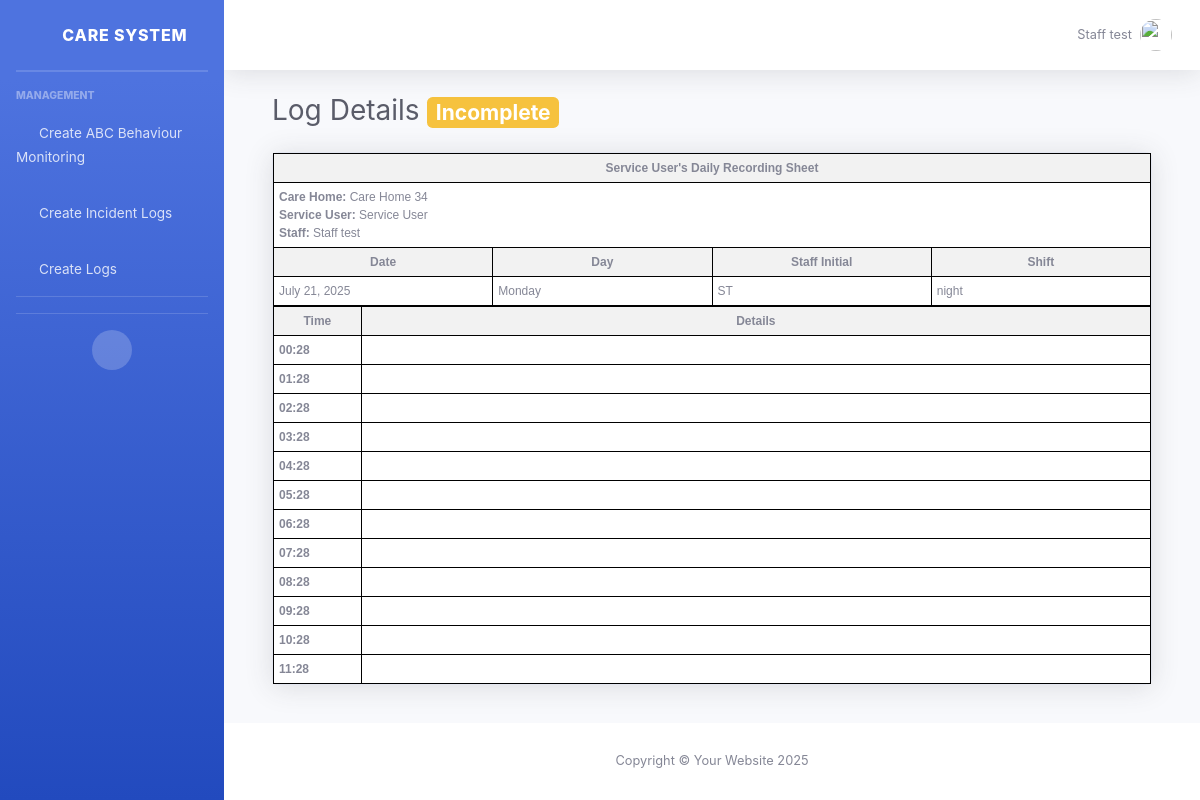
The app's page /log/35/ (signed in) with its own data.
### core/models.py (models this page shows, shortened)
class CustomUser(AbstractBaseUser, PermissionsMixin):
    STAFF = 'staff'
    TEAM_LEAD = 'team_lead'
    Manager = 'manager'
    ROLE_CHOICES = [
        (Manager, 'Manager'),
        (STAFF, 'Staff'),
        (TEAM_LEAD, 'Team Lead'),
    ]
    image = models.ImageField(upload_to='staff/', blank=True, null=True)
    phone = models.CharField(max_length=20, blank=True, null=True)
    address = models.TextField(blank=True, null=True)
    additional_info = models.TextField(blank=True, null=True)
    role = models.CharField(max_length=20, choices=ROLE_CHOICES, default=STAFF)
    carehome = models.ForeignKey('CareHome', on_delete=models.SET_NULL, null=True, blank=True)
    last_active = models.DateTimeField(null=True, blank=True)
    email = models.EmailField(unique=True)
    first_name = models.CharField(max_length=30, blank=True)
    last_name = models.CharField(max_length=150, blank=True)
    is_staff = models.BooleanField(default=False)
    is_active = models.BooleanField(default=True)
    date_joined = models.DateTimeField(default=timezone.now)
    USERNAME_FIELD = 'email'
    REQUIRED_FIELDS = ['first_name', 'last_name']
    objects = CustomUserManager()
    def get_full_name(self):
        full_name = f"{self.first_name} {self.last_name}".strip()
        return full_name if full_name else self.email
    class Meta:
        verbose_name = 'User'
        verbose_name_plural = 'Users'

class LatestLogEntry(models.Model):
    STATUS_CHOICES = [
        ('incomplete', 'Incomplete'),
        ('locked', 'Locked')
    ]
    SHIFT_CHOICES = [
        ('morning', 'Morning'),
        ('afternoon', 'Afternoon'),
        ('night', 'Night'),
    ]
    user = models.ForeignKey(
        settings.AUTH_USER_MODEL,
        on_delete=models.CASCADE,
        related_name='latest_log_entries'
    )
    carehome = models.ForeignKey(
        'CareHome',
        on_delete=models.CASCADE,
        related_name='latest_log_entries'
    )
    service_user = models.ForeignKey(
        'ServiceUser',
        on_delete=models.CASCADE,
        related_name='latest_log_entries'
    )
    shift = models.CharField(
        max_length=50,
        choices=SHIFT_CHOICES
    )
    date = models.DateField(auto_now_add=True)
    staff_name = models.CharField(max_length=100, blank=True)
    day_of_week = models.CharField(max_length=10, blank=True)
    status = models.CharField(
        max_length=20,
        choices=STATUS_CHOICES,
        default='incomplete'
    )
    log_pdf = models.FileField(
        upload_to='log_pdfs/',
        blank=True,
        null=True
    )
    created_at = models.DateTimeField(auto_now_add=True)
    updated_at = models.DateTimeField(auto_now=True)
    @property
    def staff_initials(self):
        if not hasattr(self.user, 'first_name'):
            return self.user.username[0].upper()  # fallback to username
        first_initial = self.user.first_name[0].upper() if self.user.first_name else ''
        last_initial = self.user.last_name[0].upper() if self.user.last_name else ''
        if first_initial and last_initial:
            return f"{first_initial}{last_initial}"
        if first_initial or last_initial:
            return first_initial or last_initial
        return self.user.username[0].upper()
    class Meta:
        unique_together = ['user', 'service_user', 'date', 'shift']
        verbose_name_plural = "Latest Log Entries"
        ordering = ['-date', '-created_at']
        indexes = [
            models.Index(fields=['user', 'date']),
            models.Index(fields=['carehome', 'date']),
            models.Index(fields=['service_user', 'date']),
        ]

class CareHome(models.Model):
    name = models.CharField(max_length=100)
    postcode = models.CharField(
        max_length=10,
        validators=[
            RegexValidator(
                regex=r'^[A-Za-z]{1,2}[0-9][A-Za-z0-9]? ?[0-9][A-Za-z]{2}$',
                message='Enter a valid UK postcode'
            )
        ]
    )
    details = models.TextField(blank=True, null=True)
    picture = models.ImageField(upload_to='carehomes/', blank=True, null=True)
    morning_shift_start = models.TimeField(null=True, blank=True)
    morning_shift_end = models.TimeField(null=True, blank=True)
    night_shift_start = models.TimeField(null=True, blank=True)
    night_shift_end = models.TimeField(null=True, blank=True)
    created_at = models.DateTimeField(auto_now_add=True)
    updated_at = models.DateTimeField(auto_now=True)
    managers = models.ManyToManyField(
        settings.AUTH_USER_MODEL,
        related_name='managed_carehomes',
        limit_choices_to={'role__in': ['manager', 'team_lead']},
        blank=True
    )
    def __str__(self):
        return self.name

class ServiceUser(models.Model):
    carehome = models.ForeignKey(CareHome, on_delete=models.CASCADE,related_name='service_users')
    image = models.ImageField(upload_to='service_users/', blank=True, null=True)
    first_name = models.CharField(max_length=100)
    last_name = models.CharField(max_length=100)
    phone = models.CharField(
        max_length=20,
        validators=[
            RegexValidator(
                regex=r'^(\+44\s?7\d{3}|\(?07\d{3}\)?)\s?\d{3}\s?\d{3}$',
                message='Enter a valid UK phone number'
            )
        ]
    )
    email = models.EmailField(blank=True, null=True)
    emergency_contact = models.CharField(max_length=20)
    address = models.TextField()
    notes = models.TextField(blank=True, null=True)
    created_at = models.DateTimeField(auto_now_add=True)
    def __str__(self):
        return f"{self.first_name} {self.last_name}"

class LogEntry(models.Model):
    user = models.ForeignKey(
        settings.AUTH_USER_MODEL,
        on_delete=models.CASCADE,
        related_name='custom_log_entries'
    )
    carehome = models.ForeignKey('CareHome', on_delete=models.CASCADE)
    shift = models.CharField(max_length=50)  # e.g., Morning, Evening
    service_user = models.ForeignKey('ServiceUser', on_delete=models.CASCADE)
    date = models.DateField(auto_now_add=True)
    time_slot = models.TimeField()  # For each hour slot (e.g., 08:00, 09:00)
    content = models.TextField(blank=True)
    latest_log = models.ForeignKey(
        'LatestLogEntry',
        on_delete=models.CASCADE,
        null=True,
        blank=True,
        related_name='log_entries'
    )
    is_locked = models.BooleanField(default=False)
    class Meta:
        ordering = ['date', 'time_slot']
        verbose_name_plural = "Log Entries"

### core/views.py (the view)
# urls.py: path('log/<int:pk>/', views.log_detail_view, name='log_detail_view'),
@login_required
def log_detail_view(request, pk):
    latest_log = get_object_or_404(LatestLogEntry, pk=pk)
    user = request.user
    is_owner = latest_log.user == user
    is_superuser = user.is_superuser
    is_manager = user.role == 'manager'
    is_team_lead = user.role == 'team_lead'
    can_view = False
    can_edit = False
    if is_superuser or is_manager:
        can_view = True
        can_edit = not latest_log.status == 'locked'
    elif is_team_lead:
        if latest_log.carehome == user.carehome:
            can_view = True
            can_edit = (is_owner or not latest_log.status == 'locked')
    elif is_owner:
        can_view = True
        can_edit = not latest_log.status == 'locked'
    else:
        if hasattr(user, 'carehome') and latest_log.carehome == user.carehome:
            can_view = True
    if not can_view:
        return HttpResponseForbidden("You don't have permission to view this log")
    log_entries = LogEntry.objects.filter(
        service_user=latest_log.service_user,
        date=latest_log.date,
        shift=latest_log.shift
    )
    context = {
        'latest_log': latest_log,
        'log_entries': log_entries,
        'can_edit': can_edit,
        'user_role': user.role
    }
    return render(request, 'logs/log_detail.html', context)

### core/core/templates/logs/log_detail.html (shortened to what this page needs)
{% extends "core/base.html" %}
{% block content %}
<div class="container-fluid protected-content">
    <div class="d-sm-flex align-items-center justify-content-between mb-4 no-print">
        <h1 class="h3 mb-0 text-gray-800">
            Log Details
            <span class="badge badge-{% if latest_log.status == 'locked' %}danger{% else %}warning{% endif %}">
                {{ latest_log.status|title }}
            </span>
        </h1>
    </div>
    <div class="card shadow mb-4 no-print">
        <div class="card-body p-0">
            <div class="log-container" style="font-family: Arial, sans-serif; font-size: 12px;">
                <div style="margin: 0; padding: 0; width: 100%;">
                    <table style="width: 100%; border-collapse: collapse; margin: 0; padding: 0; table-layout: fixed; border: 1px solid #000;">
                        <tr>
                            <td colspan="4"
                                style="text-align: center; font-weight: bold; background-color: #f2f2f2; border: 1px solid #000; padding: 5px;">
                                Service User's Daily Recording Sheet
                            </td>
                        </tr>
                        <tr>
                            <td colspan="4" style="border: 1px solid #000; padding: 5px;">
                                <strong>Care Home:</strong> {{ latest_log.carehome }}<br>
                                <strong>Service User:</strong> {{ latest_log.service_user }}<br>
                                <strong>Staff:</strong> {{ latest_log.staff_name }}
                            </td>
                        </tr>
                        <tr style="text-align: center; font-weight: bold; background-color: #f2f2f2;">
                            <td style="border: 1px solid #000; padding: 5px;">Date</td>
                            <td style="border: 1px solid #000; padding: 5px;">Day</td>
                            <td style="border: 1px solid #000; padding: 5px;">Staff Initial</td>
                            <td style="border: 1px solid #000; padding: 5px;">Shift</td>
                        </tr>
                        <tr>
                            <td style="border: 1px solid #000; padding: 5px;">{{ latest_log.date }}</td>
                            <td style="border: 1px solid #000; padding: 5px;">{{ latest_log.date|date:"l" }}</td>
                            <td style="border: 1px solid #000; padding: 5px;">
                                {{ latest_log.staff_initials }}
                            </td>
                            <td style="border: 1px solid #000; padding: 5px;">{{ latest_log.shift }}</td>
                        </tr>
                    </table>
                    <table style="width: 100%; border-collapse: collapse; margin: 0; padding: 0; table-layout: fixed; border: 1px solid #000; border-top: none;">
                        <thead>
                        <tr style="background-color: #f2f2f2; text-align: center; font-weight: bold;">
                            <th style="border: 1px solid #000; padding: 5px; width: 10%;">Time</th>
                            <th style="border: 1px solid #000; padding: 5px; width: 90%;">Details</th>
                        </tr>
                        </thead>
                        <tbody>
                        {% for entry in log_entries %}
                        <tr>
                            <td style="border: 1px solid #000; padding: 5px; font-weight: bold; vertical-align: top; word-wrap: break-word;">
                                {{ entry.time_slot|time:"H:i" }}
                            </td>
                            <td style="border: 1px solid #000; padding: 5px; vertical-align: top;">
                            </td>
                        </tr>
                        {% empty %}
                        <tr>
                            <td colspan="2" style="border: 1px solid #000; padding: 5px; text-align: center;">
                                No log entries found for this shift.
                            </td>
                        </tr>
                        {% endfor %}
                        </tbody>
                    </table>
                </div>
            </div>
        </div>
    </div>
</div>
{% endblock %}

### core/core/templates/core/topbar.html (shortened to what this page needs)
{% load static %}
<nav class="navbar navbar-expand navbar-light bg-white topbar mb-4 static-top shadow">
    <ul class="navbar-nav ml-auto">
        <li class="nav-item dropdown no-arrow">
            <a class="nav-link dropdown-toggle" href="#" id="userDropdown" role="button"
                data-toggle="dropdown" aria-haspopup="true" aria-expanded="false">
                <span class="mr-2 d-none d-lg-inline text-gray-600 small">
                    {{ request.user.get_full_name|default:request.user.email }}
                </span>
                {% if request.user.profile_picture %}
                <img class="img-profile rounded-circle" src="{{ request.user.profile_picture.url }}">
                {% else %}
                <img class="img-profile rounded-circle" src="{% static 'img/undraw_profile.svg' %}">
                {% endif %}
            </a>
        </li>
    </ul>
</nav>

### core/core/templates/logs/log_detail.html (style rules this page uses)
.protected-content { -webkit-user-select: none; -moz-user-select: none; -ms-user-select: none; user-select: none; }
table { border-spacing: 0; border-collapse: collapse; }
.card-body { padding: 0; }

### records on screen
CustomUser: user.get_full_name "Staff test"
LatestLogEntry: status "Incomplete", carehome "Care Home 34", service_user "Service User", staff_name "Staff test", date "July 21, 2025", date "Monday", staff_initials "ST", shift "night"
LogEntry: time_slot "00:28"
LogEntry: time_slot "01:28"
LogEntry: time_slot "02:28"
LogEntry: time_slot "03:28"
LogEntry: time_slot "04:28"
LogEntry: time_slot "05:28"
LogEntry: time_slot "06:28"
LogEntry: time_slot "07:28"
LogEntry: time_slot "08:28"
LogEntry: time_slot "09:28"
LogEntry: time_slot "10:28"
LogEntry: time_slot "11:28"
